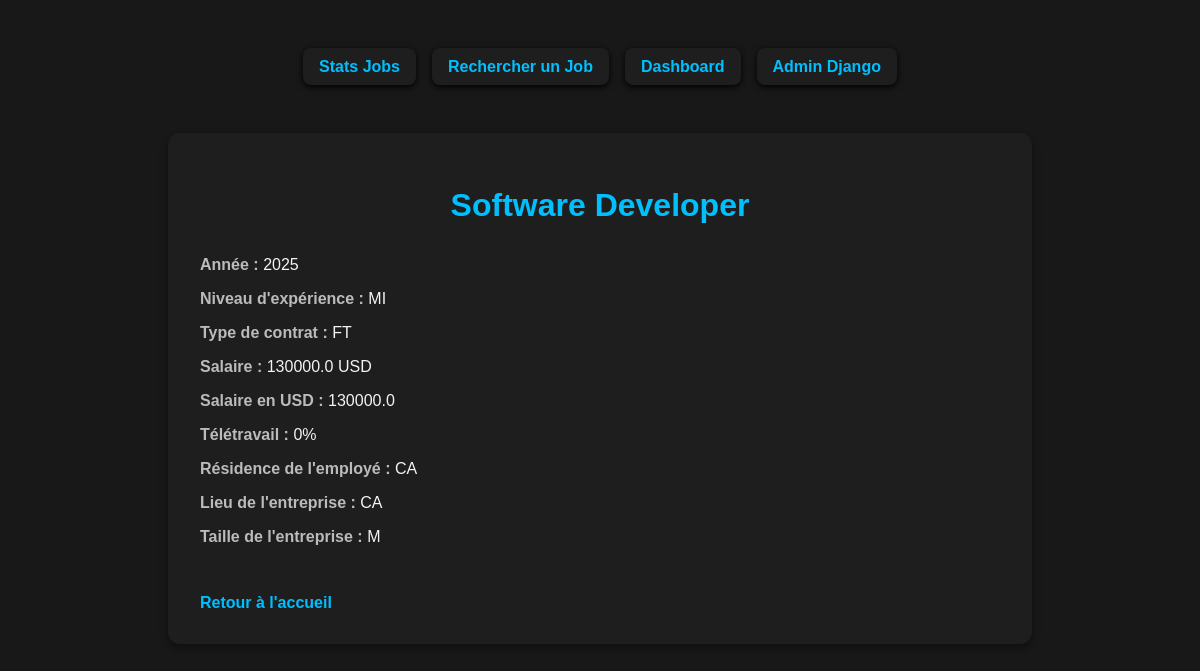
The page /job/5/ on the database its author committed.
### jobsite/models.py (models this page shows, shortened)
class JobRecord(models.Model):
    work_year = models.IntegerField()
    experience_level = models.CharField(max_length=5)
    employment_type = models.ForeignKey('Contract', on_delete=models.SET_NULL, null=True)
    job_title = models.CharField(max_length=200)
    salary = models.FloatField()
    salary_currency = models.CharField(max_length=10)
    salary_in_usd = models.FloatField()
    employee_residence = models.CharField(max_length=100)
    remote_ratio = models.IntegerField()
    company_location = models.CharField(max_length=100)
    company_size = models.CharField(max_length=2)
    class Meta:
        constraints = [
            models.UniqueConstraint(
                fields=['job_title', 'work_year', 'employee_residence'],
                name='unique_job_per_year_and_location'
            )
    ]

class Contract(models.Model):
    type_code = models.CharField(max_length=10)
    description = models.TextField(blank=True)
    def __str__(self):
        return self.type_code

### jobsite/views.py (the view)
# urls.py: path('job/<int:id>/', job_detail, name='job_detail'),
def job_detail(request, id):
    job = get_object_or_404(JobRecord, id=id)
    return render(request, 'views_details_job.html', {'job': job})

### templates/views_details_job.html (shortened to what this page needs)
   {% extends "base.html" %}
   {% block content %}
</head>
<body>
<div class="job-container">
    <h1>{{ job.job_title }}</h1>
    <div class="job-field"><span class="job-label">Année :</span> {{ job.work_year }}</div>
    <div class="job-field"><span class="job-label">Niveau d'expérience :</span> {{ job.experience_level }}</div>
    <div class="job-field"><span class="job-label">Type de contrat :</span> {{ job.employment_type }}</div>
    <div class="job-field"><span class="job-label">Salaire :</span> {{ job.salary }} {{ job.salary_currency }}</div>
    <div class="job-field"><span class="job-label">Salaire en USD :</span> {{ job.salary_in_usd }}</div>
    <div class="job-field"><span class="job-label">Télétravail :</span> {{ job.remote_ratio }}%</div>
    <div class="job-field"><span class="job-label">Résidence de l'employé :</span> {{ job.employee_residence }}</div>
    <div class="job-field"><span class="job-label">Lieu de l'entreprise :</span> {{ job.company_location }}</div>
    <div class="job-field"><span class="job-label">Taille de l'entreprise :</span> {{ job.company_size }}</div>
    <a class="back-link" href="{% url 'home' %}">Retour à l'accueil</a>
</div>
{% endblock %}

### FeedBack/templates/base.html (style rules this page uses)
body { font-family: Arial, sans-serif; padding: 2rem; background-color: #181818; margin: 0; }
h1, h2, label, strong, p { color: #f3f3f3; }

### templates/views_details_job.html (style rules this page uses)
body { font-family: Arial, sans-serif; background-color: #181818; color: #f3f3f3; padding: 2rem; }
.job-container { background-color: #1e1e1e; padding: 2rem; border-radius: 12px; box-shadow: 0 4px 8px rgba(0, 0, 0, 0.4); max-width: 800px; margin: auto; }
h1 { color: #00bfff; text-align: center; margin-bottom: 2rem; }
.job-field { margin-bottom: 1rem; }
.job-label { font-weight: bold; color: #bbbbbb; }
.back-link { display: inline-block; margin-top: 2rem; color: #00bfff; text-decoration: none; font-weight: bold; }

### rows shown on the page
JobRecord: job_title "Software Developer", work_year "2025", experience_level "MI", employment_type "FT", salary "130000.0", salary_currency "USD", salary_in_usd "130000.0", remote_ratio "0", employee_residence "CA", company_location "CA", company_size "M"
